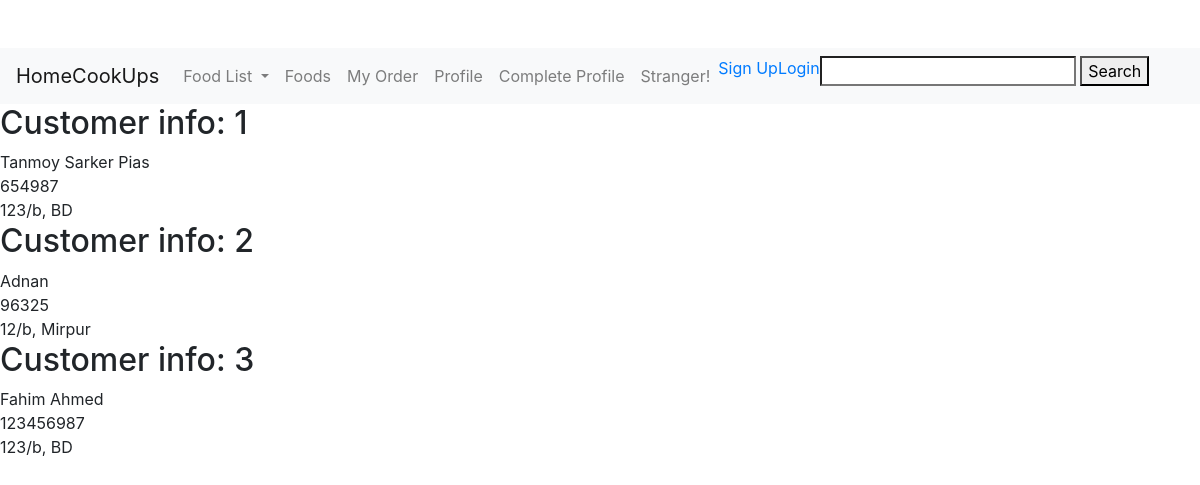
/Customer/, run on an earlier commit of the app's database.
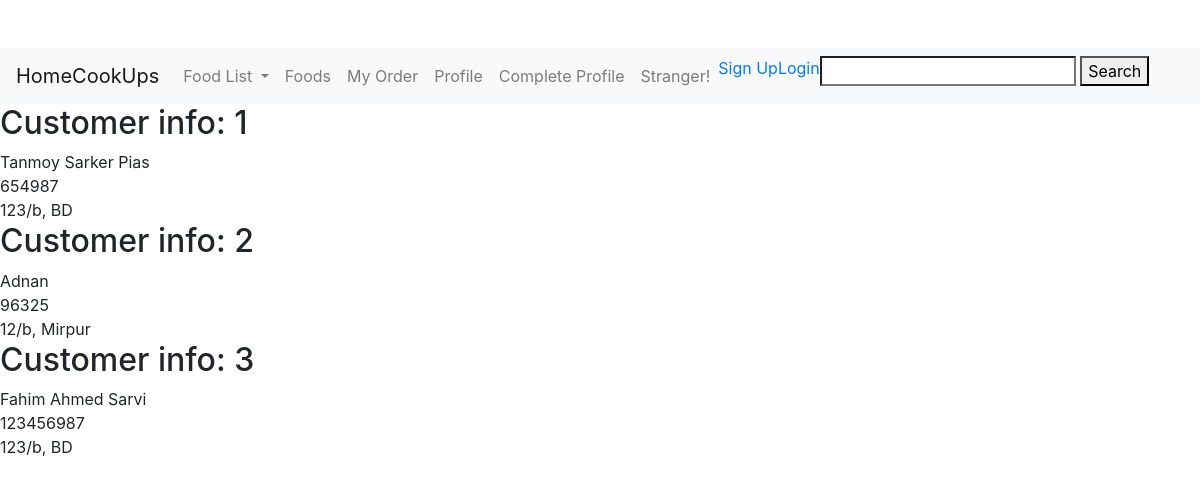
And on a later commit of the database.
### CustomerManagement/models.py (models this page shows)
class Customer(models.Model):
    customer_name = models.CharField(max_length=100)
    Phone_Number = models.IntegerField()
    Address = models.CharField(max_length=200)
    profile_pic=models.ImageField(upload_to='images/C_Profile_pic/',default='default.jpg')
    user = models.ForeignKey(User, on_delete=models.SET_NULL, null=True, blank=True)
    def __str__(self):
        return self.customer_name

### CustomerManagement/views.py (the view)
# urls.py: path('Customer/',customer_views.showCustomers, name = 'Customer' ),
def showCustomers(request):
    customerList = Customer.objects.all()
    context = {
        'Customer': customerList
    }
    print(customerList)
    return render(request, 'CustomerManagement/CustomerList.html', context)

### templates/CustomerManagement/CustomerList.html
{% extends 'customer_base.html' %}
{% block content %}
    {% for c in Customer %}
        <h2>Customer info:  {{ c.id }} </h2>
        {{ c.customer_name }} <br>
        {{ c.Phone_Number}} <br>
        {{ c.Address}} <br>
    {% endfor %}
{% endblock content %}

What changed in the data, as far as the page shows it:
changed Customer id 3: customer_name "Fahim Ahmed" → "Fahim Ahmed Sarvi"
